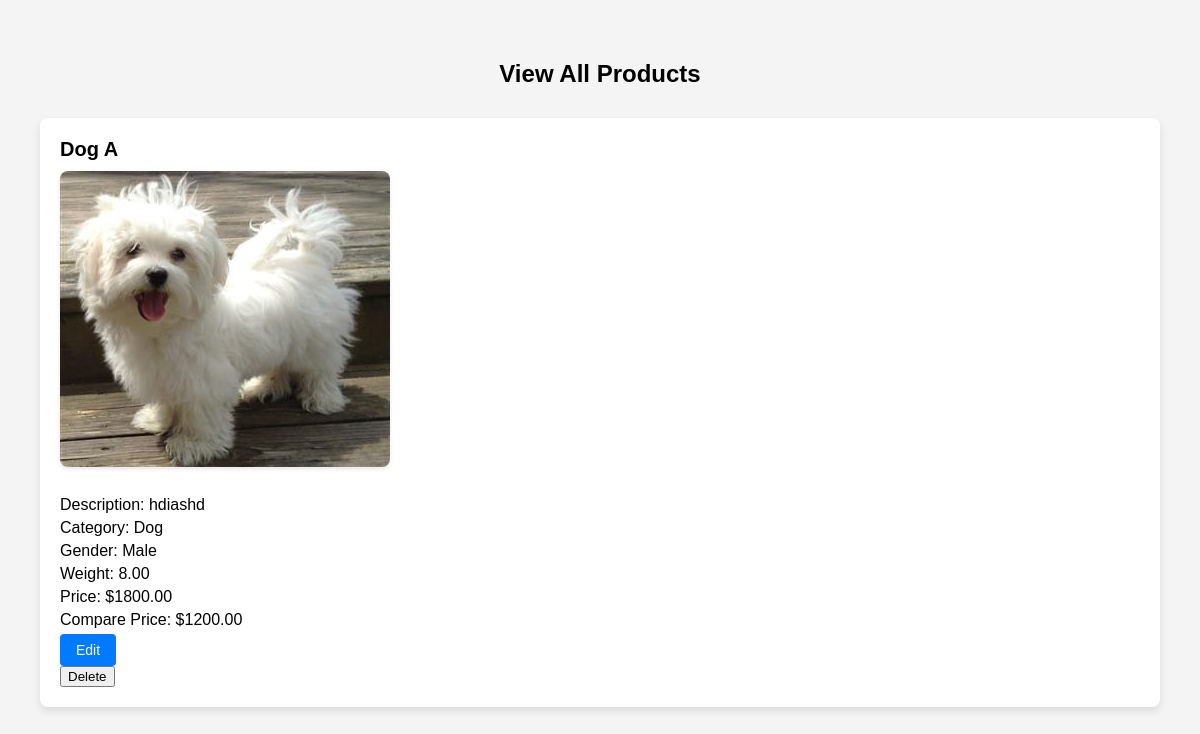
Screenshot of /view_products2.php with the database file from the repository.
### tables this page shows
CREATE TABLE `products` (
  `id` int(11) NOT NULL,
  `productName` varchar(255) NOT NULL,
  `productDescription` text NOT NULL,
  `productCategory` varchar(50) NOT NULL,
  `gender` varchar(10) NOT NULL,
  `itemsWeight` decimal(10,2) NOT NULL,
  `price` decimal(10,2) NOT NULL,
  `comparePrice` decimal(10,2) DEFAULT NULL,
  `image` varchar(255) NOT NULL
);

### view_products2.php (the view, shortened to what this page needs)
<!DOCTYPE html>
<html lang="en">
<head>
</head>
<body>
    <h2>View All Products</h2>
    <?php
    $servername = "localhost";
    $username = "root";
    $password = "";
    $dbname = "addproducts";
    $conn = mysqli_connect($servername, $username, $password, $dbname);
    $sql = "SELECT * FROM products";
    $result = mysqli_query($conn, $sql);
    while ($row = mysqli_fetch_assoc($result)) {
        echo "<div class='product'>";
        echo "<h3>" . $row['productName'] . "</h3>";
        echo "<img src='http://localhost/pet-adoption-system-html-css-js-php/images/" . $row['image'] . "' alt='Product Image'>";
        echo "<p>Description: " . $row['productDescription'] . "</p>";
        echo "<p>Category: " . $row['productCategory'] . "</p>";
        echo "<p>Gender: " . $row['gender'] . "</p>";
        echo "<p>Weight: " . $row['itemsWeight'] . "</p>";
        echo "<p>Price: $" . $row['price'] . "</p>";
        echo "<p>Compare Price: $" . $row['comparePrice'] . "</p>";
        echo "<button class='edit-button'>Edit</button>";
        echo "<form action='" . $_SERVER['PHP_SELF'] . "' method='post'>";
        echo "<input type='submit' name='delete' value='Delete'>";
        echo "</form>";
        echo "</div>";
    }
?>
</body>
</html>

### view_products2.php (style rules this page uses)
body { font-family: Arial, sans-serif; margin: 0; padding: 40px; background-color: #f4f4f4; }
h2 { text-align: center; margin-bottom: 30px; }
.product { background-color: #ffffff; border-radius: 8px; box-shadow: 0 4px 8px rgba(0, 0, 0, 0.1); padding: 20px; margin-bottom: 30px; }
.product h3 { margin-top: 0; margin-bottom: 10px; font-size: 20px; }
.product img { max-width: 100%; height: auto; border-radius: 8px; margin-bottom: 20px; box-shadow: 0 2px 4px rgba(0, 0, 0, 0.1); }
.product p { margin: 5px 0; }
.edit-button, .delete-button { background-color: #007bff; color: #ffffff; border: none; padding: 8px 16px; text-align: center; text-decoration: none; display: inline-block; font-size: 14px; cursor: pointer; border-radius: 4px; margin-right: 10px; transition: background-color 0.3s; }

### rows the page displays
products: productName "Dog A", image (picture), productDescription "hdiashd", productCategory "Dog", gender "Male", itemsWeight "8.00", price "1800.00", comparePrice "1200.00"
